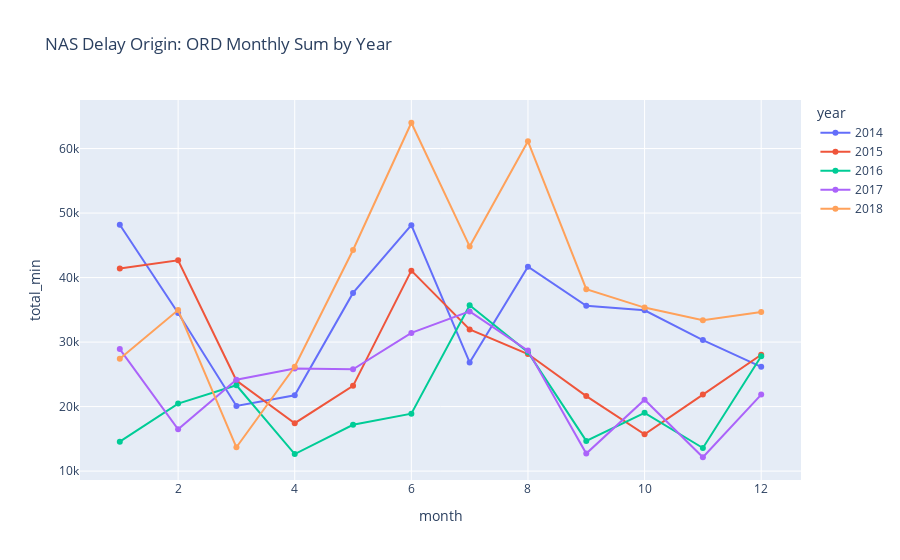

Source (notebook cell):
### Code cell
nas_filtered_df = nas_monthly_sum.loc[nas_monthly_sum['ORIGIN']==orgin].copy()
fig = px.line(nas_filtered_df, x='month', y='total_min', color='year',markers=True,title=f'NAS Delay Origin: {orgin} Monthly Sum by Year')
fig.show()

### Figure 1 — Plotly figure (JSON) as saved in the notebook; plotly's stock layout.template omitted (floating-point values rounded to 4 significant figures)
{"data": [{"hovertemplate": "year=2014<br>month=%{x}<br>total_min=%{y}<extra></extra>", "legendgroup": "2014", "line": {"color": "#636efa", "dash": "solid"}, "marker": {"symbol": "circle"}, "mode": "lines+markers", "name": "2014", "orientation": "v", "showlegend": true, "type": "scatter", "x": [1, 2, 3, 4, 5, 6, 7, 8, 9, 10, 11, 12], "xaxis": "x", "y": [48189, 34504, 20092, 21760, 37626, 48122, 26842, 41691, 35619, 34921, 30315, 26161], "yaxis": "y"}, {"hovertemplate": "year=2015<br>month=%{x}<br>total_min=%{y}<extra></extra>", "legendgroup": "2015", "line": {"color": "#EF553B", "dash": "solid"}, "marker": {"symbol": "circle"}, "mode": "lines+markers", "name": "2015", "orientation": "v", "showlegend": true, "type": "scatter", "x": [1, 2, 3, 4, 5, 6, 7, 8, 9, 10, 11, 12], "xaxis": "x", "y": [41423, 42665, 24040, 17426, 23218, 41075, 31951, 28146, 21628, 15702, 21865, 28035], "yaxis": "y"}, {"hovertemplate": "year=2016<br>month=%{x}<br>total_min=%{y}<extra></extra>", "legendgroup": "2016", "line": {"color": "#00cc96", "dash": "solid"}, "marker": {"symbol": "circle"}, "mode": "lines+markers", "name": "2016", "orientation": "v", "showlegend": true, "type": "scatter", "x": [1, 2, 3, 4, 5, 6, 7, 8, 9, 10, 11, 12], "xaxis": "x", "y": [14561, 20465, 23304, 12634, 17187, 18907, 35694, 28418, 14681, 19033, 13580, 27801], "yaxis": "y"}, {"hovertemplate": "year=2017<br>month=%{x}<br>total_min=%{y}<extra></extra>", "legendgroup": "2017", "line": {"color": "#ab63fa", "dash": "solid"}, "marker": {"symbol": "circle"}, "mode": "lines+markers", "name": "2017", "orientation": "v", "showlegend": true, "type": "scatter", "x": [1, 2, 3, 4, 5, 6, 7, 8, 9, 10, 11, 12], "xaxis": "x", "y": [28921, 16475, 24159, 25888, 25781, 31424, 34756, 28676, 12713, 21060, 12147, 21862], "yaxis": "y"}, {"hovertemplate": "year=2018<br>month=%{x}<br>total_min=%{y}<extra></extra>", "legendgroup": "2018", "line": {"color": "#FFA15A", "dash": "solid"}, "marker": {"symbol": "circle"}, "mode": "lines+markers", "name": "2018", "orientation": "v", "showlegend": true, "type": "scatter", "x": [1, 2, 3, 4, 5, 6, 7, 8, 9, 10, 11, 12], "xaxis": "x", "y": [27413, 34961, 13692, 26172, 44268, 63998, 44832, 61115, 38195, 35345, 33392, 34670], "yaxis": "y"}], "layout": {"legend": {"title": {"text": "year"}, "tracegroupgap": 0}, "title": {"text": "NAS Delay Origin: ORD Monthly Sum by Year"}, "xaxis": {"anchor": "y", "domain": [0, 1], "title": {"text": "month"}}, "yaxis": {"anchor": "x", "domain": [0, 1], "title": {"text": "total_min"}}}}
